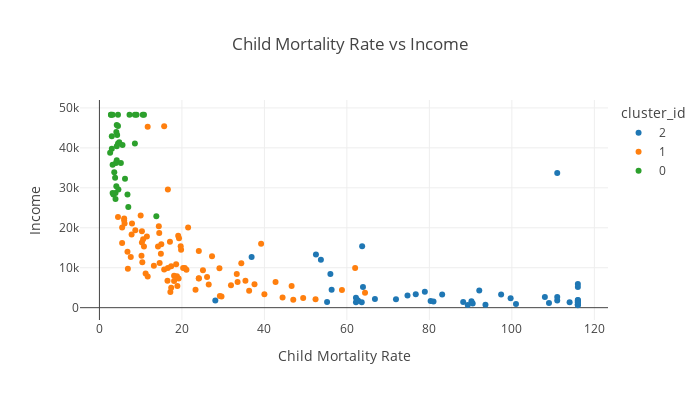

Notebook code cell kept with this figure:
### Markdown cell above
**we can see here cluster 1 and cluster 2 are overlaping. but cluster 2 looks better in comparision with cluster 1 in both GDP per capita and Income terms.**


**cluster 0 is clearly looks most better with High GDP per capita and High Income in comparision with cluster 1 and cluster 2.**

### Code cell
# lets check for Income vs Child Mortality Rate
px.scatter(countries, x="child_mort", y="income", hover_name="country", color="cluster_id", 
           width=700, height=400, template='gridon', 
           labels={"income":"Income", "child_mort":"Child Mortality Rate"},
           title="Child Mortality Rate vs Income")

### Figure 1 — Plotly figure (JSON) as saved in the notebook; plotly's stock layout.template omitted (floating-point values rounded to 4 significant figures)
{"data": [{"hoverlabel": {"namelength": 0}, "hovertemplate": "<b>%{hovertext}</b><br><br>cluster_id=2<br>Child Mortality Rate=%{x}<br>Income=%{y}", "hovertext": ["Afghanistan", "Angola", "Benin", "Botswana", "Burkina Faso", "Burundi", "Cameroon", "Central African Republic", "Chad", "Comoros", "Congo, Dem. Rep.", "Congo, Rep.", "Cote d'Ivoire", "Equatorial Guinea", "Eritrea", "Gabon", "Gambia", "Ghana", "Guinea", "Guinea-Bissau", "Haiti", "Iraq", "Kenya", "Kiribati", "Lao", "Lesotho", "Liberia", "Madagascar", "Malawi", "Mali", "Mauritania", "Mozambique", "Namibia", "Niger", "Nigeria", "Pakistan", "Rwanda", "Senegal", "Sierra Leone", "Solomon Islands", "South Africa", "Sudan", "Tanzania", "Timor-Leste", "Togo", "Uganda", "Yemen", "Zambia"], "legendgroup": "2", "marker": {"color": "#1F77B4", "symbol": "circle"}, "mode": "markers", "name": "2", "showlegend": true, "type": "scatter", "x": [90.2, 116, 111, 52.5, 116, 93.6, 108, 116, 116, 88.2, 116, 63.9, 111, 111, 55.2, 63.7, 80.3, 74.7, 109, 114, 116, 36.9, 62.2, 62.7, 78.9, 99.7, 89.3, 62.2, 90.5, 116, 97.4, 101, 56, 116, 116, 92.1, 63.6, 66.8, 116, 28.1, 53.7, 76.7, 71.9, 62.6, 90.3, 81, 56.3, 83.1], "xaxis": "x", "y": [1610, 5900, 1820, 13300, 1430, 764, 2660, 888, 1930, 1410, 609, 5190, 2690, 33700, 1420, 15400, 1660, 3060, 1190, 1390, 1500, 12700, 2480, 1730, 3980, 2380, 700, 1390, 1030, 1870, 3320, 918, 8460, 814, 5150, 4280, 1350, 2180, 1220, 1780, 12000, 3370, 2090, 1850, 1210, 1540, 4480, 3280], "yaxis": "y"}, {"hoverlabel": {"namelength": 0}, "hovertemplate": "<b>%{hovertext}</b><br><br>cluster_id=1<br>Child Mortality Rate=%{x}<br>Income=%{y}", "hovertext": ["Albania", "Algeria", "Antigua and Barbuda", "Argentina", "Armenia", "Azerbaijan", "Bangladesh", "Barbados", "Belarus", "Belize", "Bhutan", "Bolivia", "Bosnia and Herzegovina", "Brazil", "Bulgaria", "Cambodia", "Cape Verde", "Chile", "China", "Colombia", "Costa Rica", "Croatia", "Dominican Republic", "Ecuador", "Egypt", "El Salvador", "Estonia", "Fiji", "Georgia", "Grenada", "Guatemala", "Guyana", "Hungary", "India", "Indonesia", "Iran", "Jamaica", "Jordan", "Kazakhstan", "Kyrgyz Republic", "Latvia", "Lebanon", "Libya", "Lithuania", "Macedonia, FYR", "Malaysia", "Maldives", "Mauritius", "Micronesia, Fed. Sts.", "Moldova", "Mongolia", "Montenegro", "Morocco", "Myanmar", "Nepal", "Oman", "Panama", "Paraguay", "Peru", "Philippines", "Poland", "Romania", "Russia", "Samoa", "Saudi Arabia", "Serbia", "Seychelles", "Sri Lanka", "St. Vincent and the Grenadines", "Suriname", "Tajikistan", "Thailand", "Tonga", "Tunisia", "Turkey", "Turkmenistan", "Ukraine", "Uruguay", "Uzbekistan", "Vanuatu", "Venezuela", "Vietnam"], "legendgroup": "1", "marker": {"color": "#FF7F0E", "symbol": "circle"}, "mode": "markers", "name": "1", "showlegend": true, "type": "scatter", "x": [16.6, 27.3, 10.3, 14.5, 18.1, 39.2, 49.4, 14.2, 5.5, 18.8, 42.7, 46.6, 6.9, 19.8, 10.8, 44.4, 26.5, 8.7, 15.7, 18.6, 10.2, 5.5, 34.4, 25.1, 29.1, 19.2, 4.5, 24.1, 16.5, 14.6, 35.4, 37.6, 6, 58.8, 33.3, 19.3, 18.1, 21.1, 21.5, 29.6, 7.8, 10.3, 16.6, 6.1, 10.4, 7.9, 13.2, 15, 40, 17.2, 26.1, 6.8, 33.5, 64.4, 47, 11.7, 19.7, 24.1, 20.3, 31.9, 6, 11.5, 10, 18.9, 15.7, 7.6, 14.4, 11.2, 20.7, 24.1, 52.4, 14.9, 17.4, 17.4, 19.1, 62, 11.7, 10.6, 36.3, 29.2, 17.1, 23.3], "xaxis": "x", "y": [9930, 12900, 19100, 18700, 6700, 16000, 2440, 15300, 16200, 7880, 6420, 5410, 9720, 14500, 15300, 2520, 5830, 19400, 9530, 10900, 13000, 20100, 11100, 9350, 9860, 7300, 22700, 7350, 6730, 11200, 6710, 5840, 22300, 4410, 8430, 17400, 8000, 9470, 20100, 2790, 18300, 16300, 29600, 21100, 11400, 21100, 10500, 15900, 3340, 3910, 7710, 14000, 6440, 3720, 1990, 45300, 15400, 7290, 9960, 5600, 21800, 17800, 23100, 5400, 45400, 12700, 20400, 8560, 9920, 14200, 2110, 13500, 4980, 10400, 18000, 9940, 7820, 17100, 4240, 2950, 16500, 4490], "yaxis": "y"}, {"hoverlabel": {"namelength": 0}, "hovertemplate": "<b>%{hovertext}</b><br><br>cluster_id=0<br>Child Mortality Rate=%{x}<br>Income=%{y}", "hovertext": ["Australia", "Austria", "Bahamas", "Bahrain", "Belgium", "Brunei", "Canada", "Cyprus", "Czech Republic", "Denmark", "Finland", "France", "Germany", "Greece", "Iceland", "Ireland", "Israel", "Italy", "Japan", "Kuwait", "Luxembourg", "Malta", "Netherlands", "New Zealand", "Norway", "Portugal", "Qatar", "Singapore", "Slovak Republic", "Slovenia", "South Korea", "Spain", "Sweden", "Switzerland", "United Arab Emirates", "United Kingdom", "United States"], "legendgroup": "0", "marker": {"color": "#2CA02C", "symbol": "circle"}, "mode": "markers", "name": "0", "showlegend": true, "type": "scatter", "x": [4.8, 4.3, 13.8, 8.6, 4.5, 10.5, 5.6, 3.6, 3.4, 4.1, 3, 4.2, 4.2, 3.9, 2.6, 4.2, 4.6, 4, 3.2, 10.8, 2.8, 6.8, 4.5, 6.2, 3.2, 3.9, 9, 2.8, 7, 3.2, 4.1, 3.8, 3, 4.5, 8.6, 5.2, 7.3], "xaxis": "x", "y": [41400, 43200, 22900, 41100, 41100, 48290.0, 40700, 33900, 28300, 44000, 39800, 36900, 40400, 28700, 38800, 45700, 29600, 36200, 35800, 48290.0, 48290.0, 28300, 45500, 32300, 48290.0, 27200, 48290.0, 48290.0, 25200, 28700, 30400, 32500, 42900, 48290.0, 48290.0, 36200, 48290.0], "yaxis": "y"}], "layout": {"height": 400, "legend": {"title": {"text": "cluster_id"}, "tracegroupgap": 0}, "title": {"text": "Child Mortality Rate vs Income"}, "width": 700, "xaxis": {"anchor": "y", "domain": [0, 1], "title": {"text": "Child Mortality Rate"}}, "yaxis": {"anchor": "x", "domain": [0, 1], "title": {"text": "Income"}}}}
